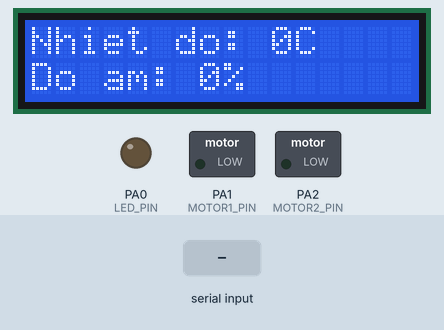
Simulated run of this sketch. Board: STM32 Blue Pill. Parts: 16×2 character LCD, switched loads named in the sketch (green lamp = pin HIGH), output pins drawn as LEDs (lit = HIGH). The inputs (shaded band) are chosen by the test bench.

Above: at 2.6 s.
2.7 s: "Ngay thuc:\n" received over Serial
At 4.6 s:
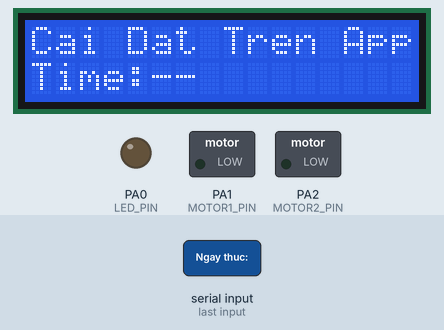
At 8.9 s:
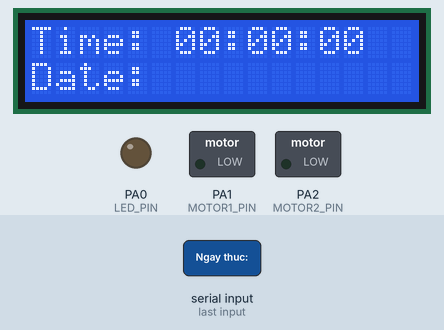
Timing chart, 0 to 10.4 s (numbered marks = the images above; inputs shaded):
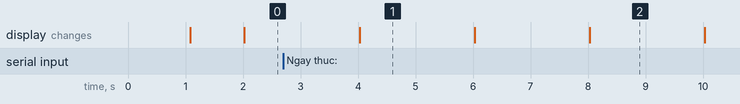

The sketch:

STM32_VuonThongMinh.ino
```cpp
#include <Wire.h>
#include <LiquidCrystal_I2C.h>

// Khai báo LCD (địa chỉ I2C thường là 0x27 hoặc 0x3F)
LiquidCrystal_I2C lcd(0x27, 16, 2);

// Khai báo chân điều khiển
#define LED_PIN     PA0
#define MOTOR1_PIN  PA1
#define MOTOR2_PIN  PA2

// Biến lưu trữ dữ liệu
String timeNow = "00:00:00";
String dateNow = "00/00/0000";
String tempStr = "0";
String soilStr = "0";
String tempSetting = "--";
String humSetting = "--";
String timeSetting = "--";

bool autoMode = false;
unsigned long lastDisplayChange = 0;
int displayState = 0;

void setup() {
  // Cấu hình chân OUTPUT
  pinMode(LED_PIN, OUTPUT);
  pinMode(MOTOR1_PIN, OUTPUT);
  pinMode(MOTOR2_PIN, OUTPUT);

  // Khởi tạo Serial (USART1) - PA9(TX), PA10(RX)
  Serial.begin(115200);

  // Khởi tạo LCD
  lcd.init();
  lcd.backlight();
  lcd.print("Dang ket noi...");
  delay(1000);
  lcd.clear();
}

void loop() {
  // Xử lý dữ liệu nhận được từ ESP32
  if (Serial.available()) {
    String receivedData = Serial.readStringUntil('\n');
    receivedData.trim(); // Loại bỏ ký tự thừa

    if (receivedData.startsWith("TG thuc:")) {
      timeNow = receivedData.substring(8);
    }
    else if (receivedData.startsWith("Ngay thuc:")) {
      dateNow = receivedData.substring(10);
    }
    else if (receivedData.startsWith("CB T:")) {
      tempStr = receivedData.substring(5);
    }
    else if (receivedData.startsWith("CB D:")) {
      soilStr = receivedData.substring(5);
    }
    else {
      processControlData(receivedData);
    }
  }

  // Hiển thị luân phiên trên LCD mỗi 2 giây
  if (millis() - lastDisplayChange > 2000) {
    lastDisplayChange = millis();
    displayState = (displayState + 1) % 4;
    updateDisplay();
  }
}

void processControlData(String data) {
  // Xử lý chế độ (Auto/Manual)
  if (data.startsWith("[+] Che do: ")) {
    autoMode = (data.substring(12) == "auto");
  }

  // Xử lý điều khiển thiết bị
  if (data.startsWith("[AUTO] ") || data.startsWith("[MANUAL] ")) {
    bool state = data.endsWith("BAT");
    String device = data.substring(data.indexOf("]") + 2, data.indexOf(":"));

    if (device == "Den") {
      digitalWrite(LED_PIN, state);
    }
    else if (device == "Dong co") {
      digitalWrite(MOTOR1_PIN, state);
    }
    else if (device == "Dong co 2") {
      digitalWrite(MOTOR2_PIN, state);
    }
  }

  // Xử lý cài đặt từ Firebase
  if (data.startsWith("Nhiet do cai dat:")) {
    tempSetting = data.substring(17); // Lấy phần sau dấu :
    tempSetting.trim(); // Loại bỏ khoảng trắng thừa
  }
  else if (data.startsWith("Do am dat cai dat:")) {
    humSetting = data.substring(18);
    humSetting.trim();
  }
  else if (data.startsWith("Thoi gian kich hoat:")) {
    timeSetting = data.substring(20);
    timeSetting.trim();
  }
}

void updateDisplay() {
  lcd.clear();
  switch (displayState) {
    case 0:
      lcd.setCursor(0, 0);
      lcd.print("Time: " + timeNow);
      lcd.setCursor(0, 1);
      lcd.print("Date: " + dateNow);
      break;
    case 1:
      lcd.setCursor(0, 0);
      lcd.print("Nhiet do: " + tempStr + "C");
      lcd.setCursor(0, 1);
      lcd.print("Do am: " + soilStr + "%");
      break;
    case 2:
      lcd.setCursor(0, 0);
      lcd.print("Cai Dat Tren App");
      lcd.setCursor(0, 1);
      lcd.print("Time:" + timeSetting);
      break;
    case 3:
      lcd.setCursor(0, 0);
      lcd.print("T cai dat: " + tempSetting);
      lcd.setCursor(0, 1);
      lcd.print("DA cai dat:" + humSetting);
      break;
  }
}
```

Measured:
- after the input at 2.7 s, the display: first differs from a run without the input after 5.3 s (image 2)
- what the display in image 1 shows lasts 2.0 s, from 4.0 s to 6.0 s
